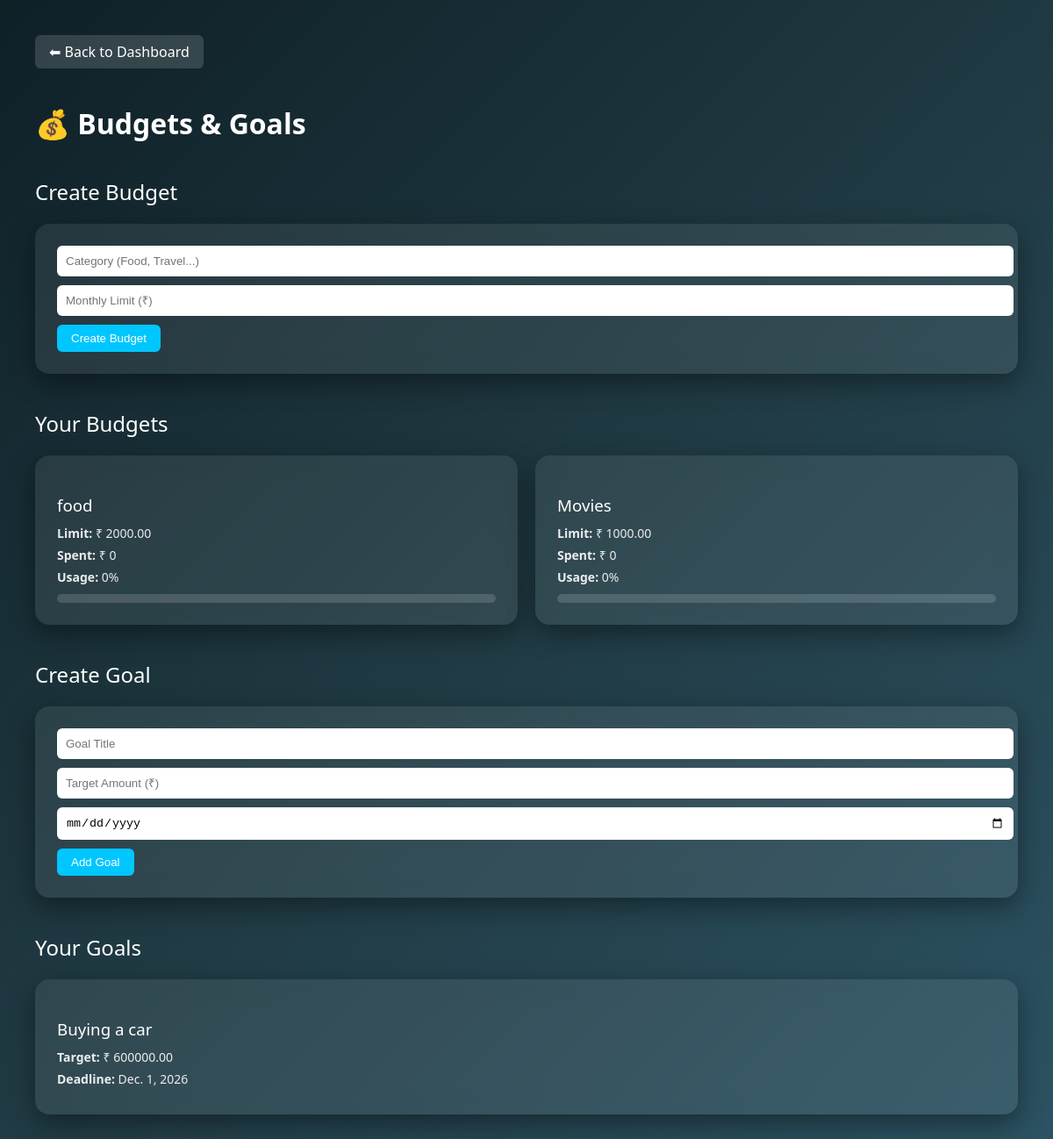
The app's page /budget-goals/ (signed in) with its own data.
### core/models.py (models this page shows, shortened)
class Budget(models.Model):
    user = models.ForeignKey(User, on_delete=models.CASCADE, related_name="budgets")
    category = models.CharField(max_length=100)
    monthly_limit = models.DecimalField(max_digits=10, decimal_places=2)
    class Meta:
        unique_together = ('user', 'category')  # Prevent duplicate budgets

class Goal(models.Model):
    user = models.ForeignKey(User, on_delete=models.CASCADE, related_name="goals")
    title = models.CharField(max_length=200)
    target_amount = models.DecimalField(max_digits=10, decimal_places=2)
    saved_amount = models.DecimalField(max_digits=10, decimal_places=2, default=0)
    deadline = models.DateField(null=True, blank=True)
    class Meta:
        ordering = ['deadline']

### core/views.py (the view)
# urls.py: path('budget-goals/', views.budget_goals, name='budget_goals'),
@login_required(login_url='login')
def budget_goals(request):
    budgets = Budget.objects.filter(user=request.user)
    goals = Goal.objects.filter(user=request.user)
    budget_data = []
    for budget in budgets:
        spent = Expense.objects.filter(
            user=request.user,
            category=budget.category
        ).aggregate(total=Sum('amount'))['total'] or 0
        if budget.monthly_limit > 0:
            percentage = (spent / budget.monthly_limit) * 100
        else:
            percentage = 0
        budget_data.append({
            'category': budget.category,
            'monthly_limit': budget.monthly_limit,
            'spent': spent,
            'percentage': percentage
        })
    context = {
        'budget_data': budget_data,
        'goals': goals
    }
    return render(request, 'budget_goals.html', context)

### templates/budget_goals.html (shortened to what this page needs)
{% load static %}
<!DOCTYPE html>
<html lang="en">
<head>
</head>
<body>
<div class="container">
    <a href="{% url 'dashboard' %}" class="back-btn">⬅ Back to Dashboard</a>
    <h1>💰 Budgets & Goals</h1>
    <h2>Create Budget</h2>
    <div class="form-box">
        <form method="POST" action="{% url 'create_budget' %}">
            <input type="text" name="category" placeholder="Category (Food, Travel...)" required>
            <input type="number" name="monthly_limit" placeholder="Monthly Limit (₹)" required>
            <button type="submit" class="btn">Create Budget</button>
        </form>
    </div>
    <h2>Your Budgets</h2>
    <div class="cards">
        {% for budget in budget_data %}
        <div class="card">
            <h3>{{ budget.category }}</h3>
            <p><strong>Limit:</strong> ₹ {{ budget.monthly_limit }}</p>
            <p><strong>Spent:</strong> ₹ {{ budget.spent }}</p>
            <p><strong>Usage:</strong> {{ budget.percentage|floatformat:0 }}%</p>
            <div class="progress-bar">
            </div>
        </div>
        {% empty %}
        <p>No budgets created yet.</p>
        {% endfor %}
    </div>
    <h2>Create Goal</h2>
    <div class="form-box">
        <form method="POST" action="{% url 'create_goal' %}">
            <input type="text" name="title" placeholder="Goal Title" required>
            <input type="number" name="target_amount" placeholder="Target Amount (₹)" required>
            <input type="date" name="deadline" required>
            <button type="submit" class="btn">Add Goal</button>
        </form>
    </div>
    <h2>Your Goals</h2>
    <div class="cards">
        {% for goal in goals %}
        <div class="card">
            <h3>{{ goal.title }}</h3>
            <p><strong>Target:</strong> ₹ {{ goal.target_amount }}</p>
            <p><strong>Deadline:</strong> {{ goal.deadline }}</p>
        </div>
        {% empty %}
        <p>No goals created yet.</p>
        {% endfor %}
    </div>
</div>
</body>
</html>

### templates/budget_goals.html (style rules this page uses)
body { margin:0; font-family:'Segoe UI', sans-serif; background: linear-gradient(135deg,#0f2027,#203a43,#2c5364); color:#fff; }
.container { padding:40px; animation: fadeIn 0.6s ease-in-out; }
h1 { font-size:32px; margin-bottom:30px; font-weight:600; }
h2 { margin-top:40px; margin-bottom:20px; font-weight:500; }
.back-btn { display:inline-block; margin-bottom:20px; padding:8px 16px; background: rgba(255,255,255,0.15); border-radius:6px; text-decoration:none; color:#fff; transition:0.3s; }
.cards { display:grid; grid-template-columns: repeat(auto-fit, minmax(280px,1fr)); gap:20px; margin-bottom:30px; }
.card { background: rgba(255,255,255,0.08); backdrop-filter: blur(12px); padding:25px; border-radius:16px; box-shadow:0 10px 30px rgba(0,0,0,0.4); transition:0.3s; }
.card h3 { margin-bottom:10px; font-weight:500; }
.card p { margin:6px 0; font-size:14px; opacity:0.9; }
.form-box { background: rgba(255,255,255,0.08); backdrop-filter: blur(12px); padding:25px; border-radius:16px; margin-bottom:30px; box-shadow:0 10px 30px rgba(0,0,0,0.4); }
.form-box input { width:100%; padding:10px; margin-bottom:10px; border-radius:6px; border:none; outline:none; }
.btn { padding:8px 16px; border:none; border-radius:6px; cursor:pointer; background:#00c6ff; color:#fff; transition:0.3s; }
.progress-bar { background: rgba(255,255,255,0.15); height:10px; border-radius:50px; margin-top:10px; overflow:hidden; }

### records on screen
Budget: category "food", monthly_limit "2000.00"
Budget: category "Movies", monthly_limit "1000.00"
Goal: title "Buying a car", target_amount "600000.00", deadline "Dec. 1, 2026"

### other values on screen
{{ budget.spent }} "0" "0"
{{ budget.percentage|floatformat:0 }} "0" "0"
